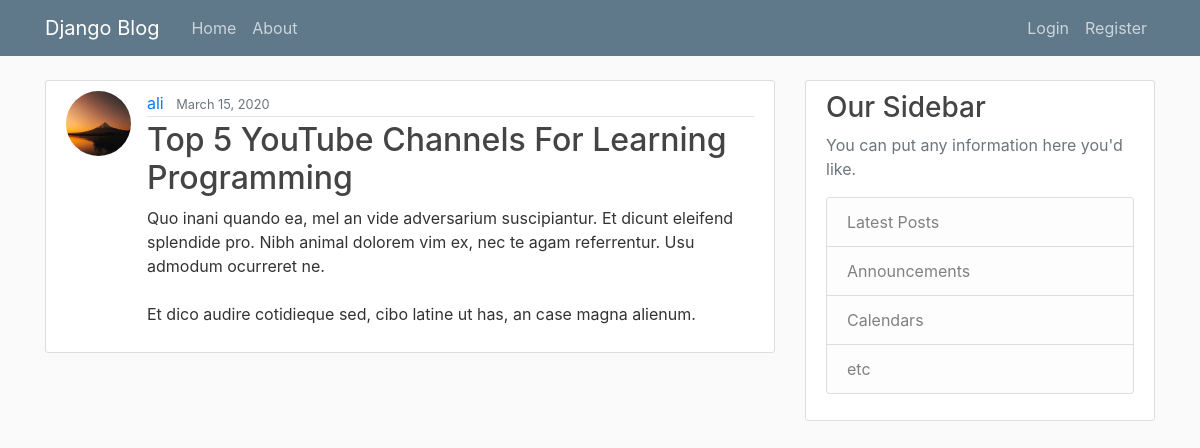
The page /post/29/ on the database its author committed.
### blog/models.py (models this page shows, shortened)
class Post(models.Model):
    title = models.CharField(max_length=100)
    content = models.TextField()
    date_posted = models.DateTimeField(default = timezone.now)
    author = models.ForeignKey(User, on_delete = models.CASCADE)

### users/models.py (models this page shows, shortened)
class Profile(models.Model):
    user = models.OneToOneField(User, on_delete=models.CASCADE)
    image = models.ImageField(default='default.jpg', upload_to='profile_pics')

### blog/views.py (the view)
# urls.py: path('post/<int:pk>/', PostDetailView.as_view(), name='post-detail'),
class PostDetailView(DetailView):
    model = Post
    context_object_name = 'post'

### blog/templates/blog/post_detail.html (shortened to what this page needs)
{% extends 'blog/base.html' %}
{% block content %}
        <article class="media content-section">
        <img src="{{ post.author.profile.image.url }}" class="rounded-circle article-img">
            <div class="media-body">
                <div class="article-metadata">
                    <a class="mr-2" href="{% url 'user-posts' post.author.username %}">{{ post.author }}</a>
                    <small class="text-muted">{{ post.date_posted|date:"F d, Y" }}</small>
                </div>
                <h2 class="article-title">{{ post.title }}</h2>
                <p class="article-content">{{ post.content }}</p>
            </div>
        </article>
{% endblock content %}

### blog/static/blog/main.css (style rules this page uses)
body { background: #fafafa; color: #333333; margin-top: 5rem; }
h1, h2, h3, h4, h5, h6 { color: #444444; }
.content-section { background: #ffffff; padding: 10px 20px; border: 1px solid #dddddd; border-radius: 3px; margin-bottom: 20px; }
.article-title { color: #444444; }
.article-content { white-space: pre-line; }
.article-img { height: 65px; width: 65px; margin-right: 16px; }
.article-metadata { padding-bottom: 1px; margin-bottom: 4px; border-bottom: 1px solid #e3e3e3 }

### rows shown on the page
Post: author.profile.image (placeholder picture), author "ali", date_posted "March 15, 2020", title "Top 5 YouTube Channels For Learning Programming", content "Quo inani quando ea, mel an vide adversarium suscipiantur. Et dicunt eleifend splendide pro. Nibh animal dolorem vim ex, nec te agam referrentur. Usu admodum ocurreret ne. Et dico audire cotidieque sed, cibo latine ut has, an case magna alienum."
